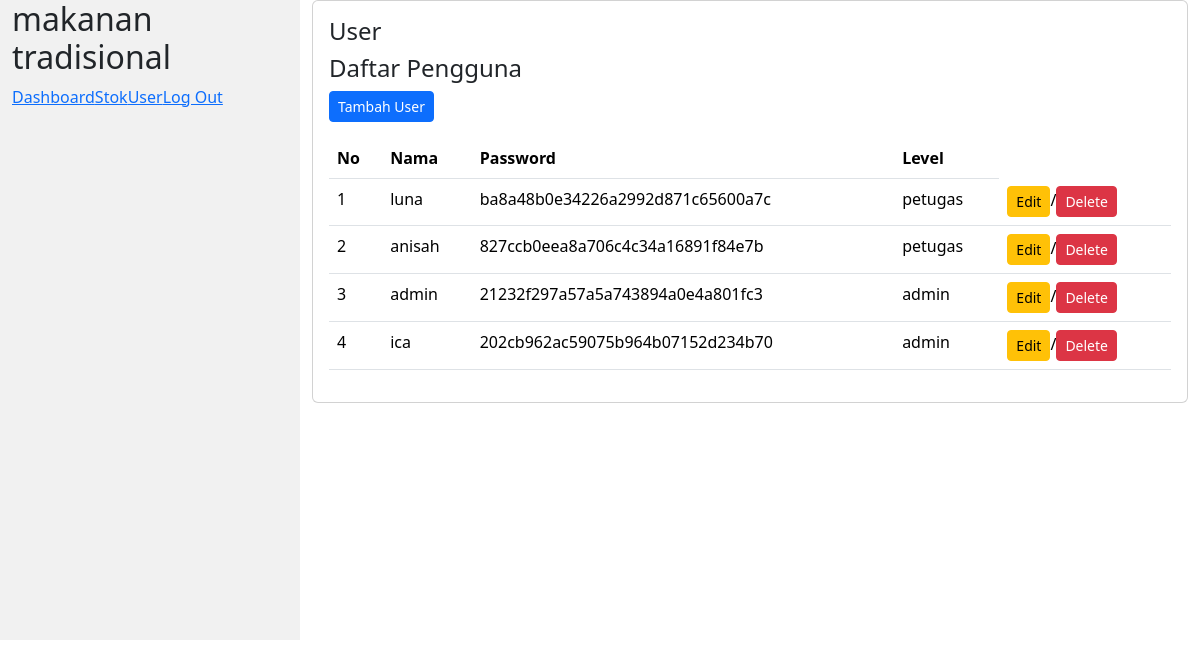
Page /petugas/index.php?page=user (signed in) on the committed database.
### tables this page shows
CREATE TABLE `user` (
  `UserID` int(11) NOT NULL,
  `NamaUser` varchar(255) NOT NULL,
  `Password` varchar(255) NOT NULL,
  `level` enum('admin','petugas') NOT NULL
);

### petugas/user.php (the view, shortened to what this page needs)
<div class="row">
    <div class="col-lg-12 grid-margin stretch-card">
        <div class="card">
            <div class="card-body">
            <h4 class="card-title">User</h4>
            <h4 class="card-title">Daftar Pengguna</h4>
                    <p class="card-description">
                        <?php if ($_SESSION['level'] == 'admin') { ?>
                            <a href="?page=tambah-user" class="btn btn-primary btn-icon-split btn-sm">Tambah User </a>
                            <?php } ?>
                    </p>
                <div class="table-responsive">
                    <table class="table" id="dataTable" width="100%" cellspacing="0">
                        <thead>
                            <tr>
                                <th>No</th>
                                <th>Nama</th>
                                <th>Password</th>
                                <th>Level</th>
                            </tr>
                        </thead>
                        <tbody>
                            <?php
                                $no = 1;
                                $sql = $koneksi->query("SELECT * FROM user");
                                while ($data= $sql->fetch_assoc()) {
                            ?>
                            <tr>
                                <td><?php echo $no++ ?></td>
                                <td><?php echo $data['NamaUser']?></td>
                                <td><?php echo $data['Password']?></td>
                                <td><?php echo $data['level']; ?></td>
                                <?php if ($_SESSION['level'] == "admin") { ?>
                                <td><a type='button' href='?page=edit-user&id=<?= $data['UserID']; ?>' class='btn btn-sm btn-warning'>Edit</a>/<a type='button' href='?page=hapus-user&UserID=<?= $data['UserID']; ?>' class='btn btn-sm btn-danger'>Delete</a></td>
                                    <?php } ?>
                                </tr>
                                <?php } ?>
                        </tbody>
                    </table>
                </div>
            </div>
        </div>
    </div>
</div>

### petugas/index.php (shortened to what this page needs)
<?php
include "../koneksi/koneksi.php";
?>
<!DOCTYPE html>
<html lang="en">
<head>
    <link rel="stylesheet" href="../bootstrap-5.3.2-dist/bootstrap.min.css">
</head>
<body>
<div class="container-fluid">
  <div class="row content">
    <div class="col-sm-3 sidenav hidden-xs">
      <h2>makanan tradisional</h2>
      <ul class="nav nav-pills nav-stacked">
        <li><a href="index.php">Dashboard</a></li>
        <li><a href="?page=stok">Stok</a></li>
        <li><a href="?page=user">User</a></li>
        <li><a href="logout.php">Log Out</a></li>
      </ul><br>
    </div>
    <br>
    <div class="col-sm-9">
      <?php
      if (isset($_GET['page'])) {
        $laman = $_GET['page'];
        switch ($laman) {
          case 'user';
          include "user.php";
          break;
        }
      }
      else {
        include "dashboard.php";
      }
      ?>
     </div>
  </div>
</div>
</body>
</html>

### petugas/index.php (style rules this page uses)
.row.content { height: 640px }
.sidenav { background-color: #f1f1f1; height: 100%; }

### rows in the picture
user: NamaUser "luna", Password "ba8a48b0e34226a2992d871c65600a7c", level "petugas"
user: NamaUser "anisah", Password "827ccb0eea8a706c4c34a16891f84e7b", level "petugas"
user: NamaUser "admin", Password "21232f297a57a5a743894a0e4a801fc3", level "admin"
user: NamaUser "ica", Password "202cb962ac59075b964b07152d234b70", level "admin"
